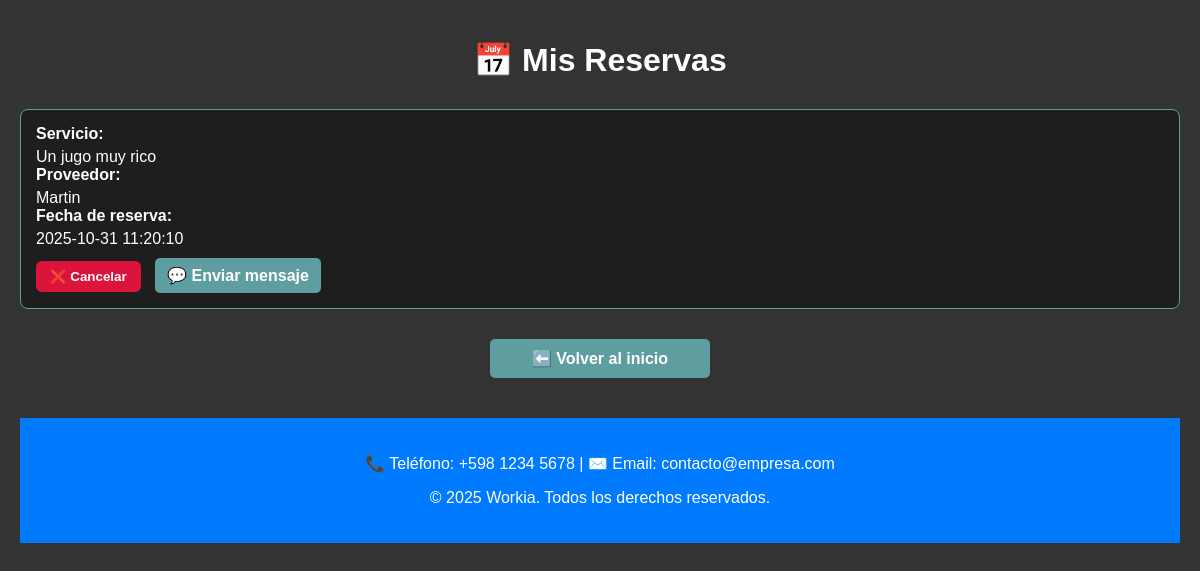
Screenshot of /mis_reservas.php (signed in) with the database file from the repository.
### tables this page shows
CREATE TABLE `reserva` (
  `id_cliente` int(11) NOT NULL,
  `id_servicio` int(11) NOT NULL,
  `fecha_reserva` datetime NOT NULL DEFAULT current_timestamp()
);

CREATE TABLE `servicio` (
  `id_servicio` int(11) NOT NULL,
  `id_cliente` int(11) DEFAULT NULL,
  `id_proovedor` int(11) DEFAULT NULL,
  `nombre_servicio` varchar(50) NOT NULL,
  `precio` varchar(50) NOT NULL,
  `imagen` varchar(255) NOT NULL,
  `descripcion` varchar(200) NOT NULL,
  `ciudad` varchar(255) NOT NULL,
  `departamento` varchar(255) NOT NULL
);

CREATE TABLE `proovedor` (
  `id_proovedor` int(11) NOT NULL,
  `id_usuario` int(11) NOT NULL,
  `nombre` varchar(50) NOT NULL,
  `email` varchar(50) NOT NULL,
  `cantidad_servicios` int(11) NOT NULL
);

### servicioController.php (called while the page is built, shortened)
<?php
class ServicioController {
    private $pdo;
    public function __construct($pdo) {
        $this->pdo = $pdo;
    }
public function getReservasByCliente($id_cliente) {
    $stmt = $this->pdo->prepare("
        SELECT
            s.id_servicio,
            s.nombre_servicio,
            p.id_proovedor,
            p.nombre AS nombre_proveedor,
            r.fecha_reserva
        FROM reserva r
        INNER JOIN servicio s ON r.id_servicio = s.id_servicio
        INNER JOIN proovedor p ON s.id_proovedor = p.id_proovedor
        WHERE r.id_cliente = ?
        ORDER BY r.fecha_reserva DESC
    ");
    $stmt->execute([$id_cliente]);
    return $stmt->fetchAll(PDO::FETCH_ASSOC);
}
}
?>

### mis_reservas.php (the view, shortened to what this page needs)
<?php
require 'db.php';
require 'servicioController.php';
$id_usuario = $_SESSION['id_usuario'];
$stmt = $pdo->prepare("SELECT id_cliente FROM cliente WHERE id_usuario = ?");
$stmt->execute([$id_usuario]);
$cliente = $stmt->fetch(PDO::FETCH_ASSOC);
$id_cliente = $cliente['id_cliente'];
$servicioController = new ServicioController($pdo);
$reservas = $servicioController->getReservasByCliente($id_cliente);
?>
<!DOCTYPE html>
<html lang="es">
<head>
</head>
<body>
<h1>📅 Mis Reservas</h1>
<?php if(empty($reservas)): ?>
    <p style="text-align:center;">No tenés reservas activas.</p>
<?php else: ?>
    <?php foreach($reservas as $reserva): ?>
        <div class="reserva" id="reserva-<?php echo $reserva['id_servicio']; ?>">
            <strong>Servicio:</strong> <?php echo htmlspecialchars($reserva['nombre_servicio']); ?><br>
            <strong>Proveedor:</strong> <?php echo htmlspecialchars($reserva['nombre_proveedor']); ?><br>
            <strong>Fecha de reserva:</strong> <?php echo htmlspecialchars($reserva['fecha_reserva']); ?><br>
            <button class="btn-cancelar" onclick="cancelarReserva(<?php echo $reserva['id_servicio']; ?>)">❌ Cancelar</button>
            <a href="chat.php?id_receptor=<?php
                $stmt = $pdo->prepare("SELECT id_usuario FROM usuarios WHERE id_usuario = (SELECT id_usuario FROM proovedor WHERE id_proovedor = ?)");
                $stmt->execute([$reserva['id_proovedor']]);
                $usuarioProveedor = $stmt->fetch(PDO::FETCH_ASSOC);
                echo $usuarioProveedor['id_usuario'];
            ?>"
            style="display:inline-block; margin-top:10px; padding:8px 12px; background-color:cadetblue; color:white; border-radius:5px; text-decoration:none; font-weight:bold;">
            💬 Enviar mensaje
            </a>
        </div>
    <?php endforeach; ?>
<?php endif; ?>
<a href="index.php" class="volver">⬅️ Volver al inicio</a>
</html>

### mis_reservas.php (style rules this page uses)
body { font-family: Arial, sans-serif; background-color: #333; color: white; margin: 0; padding: 20px; }
h1 { text-align: center; margin-bottom: 30px; }
.reserva { background-color: #1e1e1e; border: 1px solid cadetblue; border-radius: 8px; padding: 15px; margin-bottom: 20px; }
.reserva strong { display: block; margin-bottom: 5px; }
.btn-cancelar, .btn-mensaje { border: none; padding: 8px 14px; border-radius: 6px; cursor: pointer; font-weight: bold; margin-top: 10px; margin-right: 10px; }
.btn-cancelar { background-color: crimson; color: white; }
.volver { display: block; width: 200px; text-align: center; margin: 30px auto; padding: 10px; background-color: cadetblue; border-radius: 5px; text-decoration: none; color: white; font-weight: bold; }

### rows the page displays
reserva: id_servicio.nombre_servicio "Un jugo muy rico", proovedor.nombre "Martin", fecha_reserva "2025-10-31 11:20:10"
